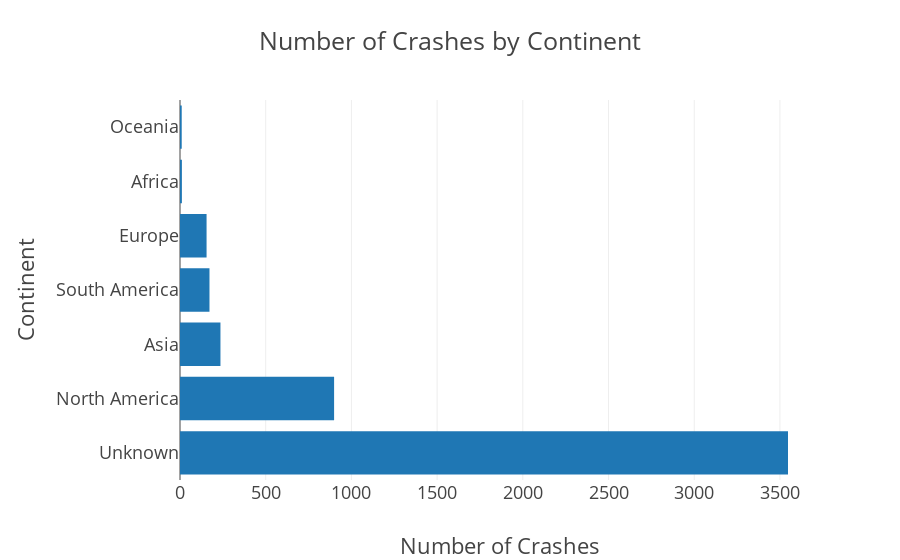

The notebook cell this image was saved under:
### Code cell
# plot
import plotly.express as px

continent_counts = df['Continent'].value_counts().reset_index()
continent_counts.columns = ['Continent', 'Crash Count']

fig = px.bar(
    continent_counts,
    x='Crash Count',
    y='Continent',
    orientation='h',
    title='Number of Crashes by Continent',
    template='presentation',

    height=500
)

fig.update_layout(
    margin=dict(l=180)
)

fig.update_layout(template = "presentation",xaxis_title="Number of Crashes",
                  yaxis_title="Continent",
                  xaxis_title_standoff=50,
                  paper_bgcolor = "rgba(0, 0, 0, 0)",
                  plot_bgcolor = "rgba(0, 0, 0, 0)"
                 )
fig.show()
fig.write_image(os.path.join(results_dir, 'Number of Crashes by Continent.jpg'))
fig.write_image(os.path.join(results_dir, 'Number of Crashes by Continent.png'))
fig.write_html(os.path.join(results_dir, 'Number of Crashes by Continent.html'))

### Figure 1 — Plotly figure (JSON) as saved in the notebook; plotly's stock layout.template omitted (floating-point values rounded to 4 significant figures)
{"data": [{"hovertemplate": "Crash Count=%{x}<br>Continent=%{y}<extra></extra>", "legendgroup": "", "marker": {"color": "#1F77B4", "pattern": {"shape": ""}}, "name": "", "orientation": "h", "showlegend": false, "textposition": "auto", "type": "bar", "x": [3547, 899, 236, 172, 155, 11, 10], "xaxis": "x", "y": ["Unknown", "North America", "Asia", "South America", "Europe", "Africa", "Oceania"], "yaxis": "y"}], "layout": {"autosize": true, "barmode": "relative", "legend": {"tracegroupgap": 0}, "margin": {"l": 180}, "paper_bgcolor": "rgba(0, 0, 0, 0)", "plot_bgcolor": "rgba(0, 0, 0, 0)", "title": {"text": "Number of Crashes by Continent"}, "xaxis": {"anchor": "y", "autorange": true, "domain": [0, 1], "range": [0, 3734.0], "title": {"standoff": 50, "text": "Number of Crashes"}, "type": "linear"}, "yaxis": {"anchor": "x", "autorange": true, "domain": [0, 1], "range": [-0.5, 6.5], "title": {"text": "Continent"}, "type": "category"}}}
